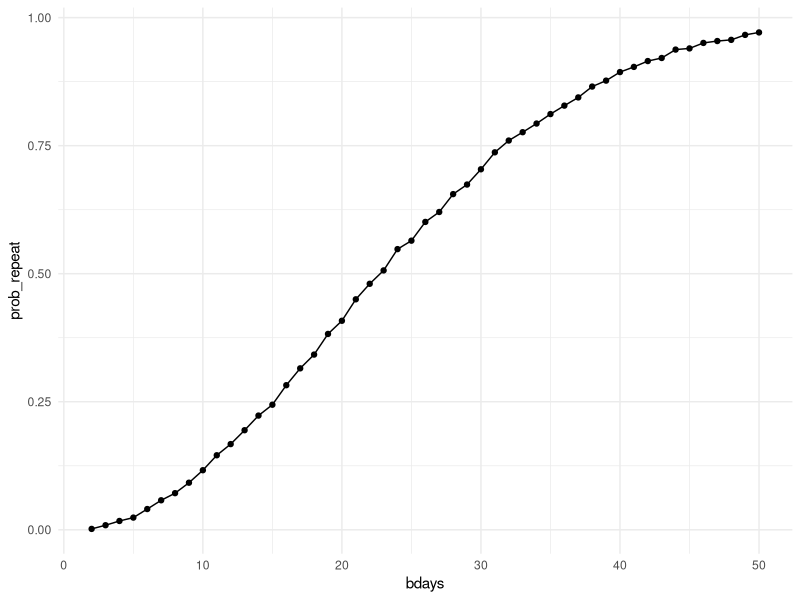

Reproduce this figure in R.
## ---- chunk 1
library(tidyverse)

knitr::opts_chunk$set(
  fig.width = 6,
  fig.asp = .6,
  out.width = "90%"
  )

theme_set(theme_minimal() + theme(legend.position = "bottom"))

options(
  ggplot2.continuous.colour = "viridis",
  ggplot2.continuous.fill = "viridis"
  )

scale_colour_discrete = scale_colour_viridis_d
scale_fill_discrete = scale_fill_viridis_d
## ---- chunk 2
bday_sim = function(n_room) {
  
  birthdays = sample(1:365, n_room, replace = TRUE)

  repeated_bday = length(unique(birthdays)) < n_room

  repeated_bday
  
}
## ---- chunk 3
bday_sim_results <- 
  expand_grid(
    bdays = 2:50,
    iter = 1:10000
  ) |> 
  mutate(
    result = map_lgl(bdays, bday_sim)
  ) |> 
  group_by(
    bdays
  ) |> 
  summarize(
    prob_repeat = mean(result)
  ) |> 
  view()
## ---- chunk 4
bday_sim_results |> 
  ggplot(aes(x = bdays, y = prob_repeat)) +
  geom_point() +
  geom_line()
## ---- chunk 5
sim_power = function(mu, n_subj = 30, sigma = 5) {
  
  sim_result = t.test(rnorm(n_subj, mean = mu, sd = sigma), mu = 0)
  
  sim_result_tidy <- broom::tidy(sim_result)
  
  tibble(
      mu_hat = pull(sim_result_tidy, estimate),
      p_value = pull(sim_result_tidy, p.value))
}
## ---- chunk 6
sim_power_results_df <-
  expand_grid(
    mu = 0,
    iter = 1:5000
  ) |>
  mutate(
    results = map(mu, sim_power)
  ) |>
  unnest(results)
